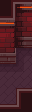

Tiled map render using the project's own tile images. Description and the whole map definition, tile-layer contents included, below:
An orthogonal 2x7 tile map with 16x16 px tiles, 3 tile layers (Back, Walls, Front).

<map version="1.10" tiledversion="1.10.2" orientation="orthogonal" renderorder="right-down" width="2" height="7" tilewidth="16" tileheight="16" infinite="0" nextlayerid="4" nextobjectid="1">
 <properties>
  <property name="PathfindingOffset" value="2 4" />
 </properties>
 <tileset firstgid="1" source="../../../Tilesets/forge_tileset.tsx" />
 <layer id="1" name="Back" width="2" height="7">
  <data encoding="csv">
0,0,
0,0,
0,0,
0,177,
178,232,
203,180,
228,229
</data>
 </layer>
 <layer id="2" name="Walls" width="2" height="7">
  <data encoding="csv">
79,8,
104,33,
129,58,
154,0,
0,0,
0,0,
3,27
</data>
 </layer>
 <layer id="3" name="Front" width="2" height="7">
  <data encoding="csv">
0,0,
0,0,
0,0,
0,0,
0,0,
0,2,
0,0
</data>
 </layer>
</map>
